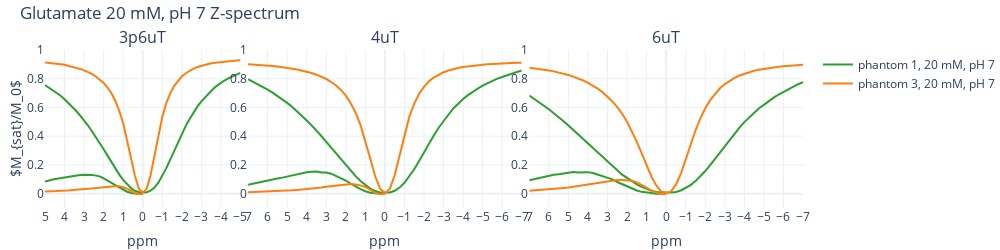
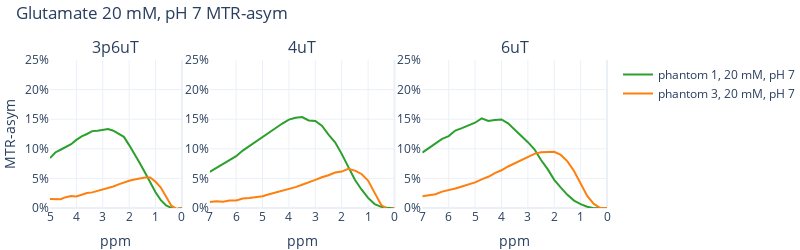

These figures' notebook cell, in order:
### Code cell
fig = make_subplots(rows=1, cols=3,
                    subplot_titles=B_names[phantom_i], vertical_spacing = 0.07, horizontal_spacing=0.01, column_widths=[w1, w2, w3])
fig_2 = make_subplots(rows=1, cols=3,
                      subplot_titles=B_names[phantom_i], vertical_spacing = 0.07, horizontal_spacing=0.05, column_widths=[w1, w2, w3])

for phantom_i in [0, 1, 2]:
    cest_prtcl_names = cest_prtcls_names[phantom_i]  # 3.6, 4, 6
    colors = ['#1f77b4', '#ff7f0e', '#2ca02c']
    conc_l = conc_ls[phantom_i]
    ph_l = ph_ls[phantom_i]
    tag = tags[phantom_i]
    abc_id = [tag.index('a'), tag.index('b'), tag.index('c')]

    mean_z_spectrum = mean_z_spectra[phantom_i]
    mean_z_spectrum_not_cor = mean_z_spectra_n_c[phantom_i]
    # Iterate over each channel
    for B_idx in range(len(cest_prtcl_names)):
        # Iterate over each image
        for tag_i, cur_tag in enumerate(['a', 'b', 'c']):
            if (phantom_i == 0) & (cur_tag == 'b'):
                plot_flag = 1
            elif (phantom_i == 2) & (cur_tag == 'b'):
                plot_flag = 1
                tag_c = 1
            else:
                plot_flag = 0
                tag_c = 2

            if plot_flag:
                vial_i = tag.index(cur_tag)
                z_vial_B = mean_z_spectrum[vial_i,B_idx,:]
                z_vial_B_not_cor = mean_z_spectrum_not_cor[vial_i,B_idx,:]
                if B_idx == 0:
                    ppm_lim = 5
                    z_vial_B = z_vial_B[:51]
                else:
                    ppm_lim = 7
                
                # MTR asym calculation
                cha_n = len(z_vial_B)
                mid_i = int(cha_n/2 - 1)
                last_i = int(cha_n-1)
                positives = z_vial_B[0:(mid_i+2)]  # positives to 0 (including)
                negatives = z_vial_B[last_i:mid_i:-1]  # negatives to 0 (including)
    
                MTR_asym = negatives-positives
                ppm_asym = np.linspace(ppm_lim, 0, num=(mid_i+2))     
    
                ppm = np.linspace(ppm_lim, -ppm_lim, num=cha_n)
    
                col_idx = B_idx + 1
                fig.add_trace(go.Scatter(x=ppm, y=z_vial_B, line=dict(color=colors[tag_c]), name=f'phantom {phantom_i+1}, {conc_l[vial_i]}, {ph_l[vial_i]}', legendgroup=f'{1}_{col_idx}_1'), row=1, col=col_idx)
                # fig.add_trace(go.Scatter(x=ppm, y=z_vial_B_not_cor, line=dict(color='gray'), name=f'{cur_tag} {conc_l[vial_i]}, {ph_l[vial_i]}', legendgroup=f'{1}_{col_idx}_1'), row=1, col=col_idx)  # later delete!
                fig.add_trace(go.Scatter(x=ppm_asym, y=MTR_asym, line=dict(color=colors[tag_c]), name=f'phantom {phantom_i+1}, {conc_l[vial_i]}, {ph_l[vial_i]}', legendgroup=f'{1}_{col_idx}_2'), row=1, col=col_idx)
                fig.update_xaxes(title_text='ppm', row=1, col=col_idx)
                
                fig_2.add_trace(go.Scatter(x=ppm_asym, y=MTR_asym, line=dict(color=colors[tag_c]), name=f'phantom {phantom_i+1}, {conc_l[vial_i]}, {ph_l[vial_i]}', legendgroup=f'{1}_{col_idx}_2'), row=1, col=col_idx)
                fig_2.update_xaxes(title_text='ppm', row=1, col=col_idx)
            
fig.update_yaxes(title_text='$M_{sat}/M_0$', row=1, col=1, title_standoff=2)
fig_2.update_yaxes(title_text='MTR-asym', row=1, col=1)

# Update layout
fig.update_layout(template='plotly_white',  # Set the theme to plotly white
                  title_text=f'Glutamate 20 mM, pH 7 Z-spectrum',
                  height=250, width=1000,
                  title=dict(x=0.02, y=0.97),
                  margin=dict(l=45, r=0, t=50, b=0)
                  )  # Adjust the title position

fig_2.update_layout(template='plotly_white',  # Set the theme to plotly white
              title_text=f'Glutamate 20 mM, pH 7 MTR-asym',
              height=250, width=800,
              title=dict(x=0.02, y=0.97),
              margin=dict(l=0, r=0, t=60, b=0)
                    )  # Adjust the title position

# Set axes for z-spectrum
fig.update_xaxes(autorange='reversed',tickmode='linear', tick0=0, dtick=1)
fig.update_yaxes(tickmode='linear', tick0=0, dtick=0.2, range=[-0.1, 1])

# # Set axes for MTR-asym
fig_2.update_xaxes(autorange='reversed', dtick=1)
# fig_2.update_xaxes(tickvals=list(range(5)), ticktext=list(map(str, range(4, -1, -1))))
fig_2.update_yaxes(tickmode='linear', tick0=0, dtick=0.05, range=[0, 0.25], tickformat='.0%')    

# Show only specific legend groups
for trace in fig.data:
    trace.showlegend = (trace.legendgroup == '1_1_1')
    
# Show only specific legend groups
for trace in fig_2.data:
    trace.showlegend = (trace.legendgroup == '1_1_2')

# Show the plot
print(f'Glutamate 20 mM, pH 7')
fig.show()
fig_2.show()

pio.write_image(fig, f'images/z_spec/zspec_20_cmpr.jpeg')
pio.write_image(fig_2, f'images/z_spec/mtr_20_cmpr.jpeg')

### Figure 1 — Plotly figure (JSON) as saved in the notebook; plotly's stock layout.template omitted (floating-point values rounded to 4 significant figures)
{"data": [{"legendgroup": "1_1_1", "line": {"color": "#2ca02c"}, "name": "phantom 1, 20 mM, pH 7", "showlegend": true, "type": "scatter", "x": [5.0, 4.8, 4.6, 4.4, 4.2, 4.0, 3.8, 3.6, 3.4, 3.2, 3.0, 2.8, 2.6, 2.4, 2.2, 2.0, 1.8, 1.6, 1.4, 1.2, 1.0, 0.8, 0.6, 0.4, 0.2, 0.0, -0.2, -0.4, -0.6, -0.8, -1.0, -1.2, -1.4, -1.6, -1.8, -2.0, -2.2, -2.4, -2.6, -2.8, -3.0, -3.2, -3.4, -3.6, -3.8, -4.0, -4.2, -4.4, -4.6, -4.8, -5.0], "xaxis": "x", "y": [0.7561, 0.7374, 0.7195, 0.7016, 0.6815, 0.6566, 0.631, 0.6035, 0.5753, 0.5431, 0.5112, 0.4743, 0.4345, 0.395, 0.3515, 0.3093, 0.2646, 0.2193, 0.1756, 0.1324, 0.09533, 0.0634, 0.03822, 0.02028, 0.01155, 0.008653, 0.009843, 0.02045, 0.04258, 0.07677, 0.1219, 0.1758, 0.2354, 0.2954, 0.3567, 0.4155, 0.4717, 0.5204, 0.5651, 0.6077, 0.6426, 0.6736, 0.7052, 0.7285, 0.752, 0.7717, 0.7894, 0.8045, 0.8179, 0.8312, 0.8404], "yaxis": "y"}, {"legendgroup": "1_1_2", "line": {"color": "#2ca02c"}, "name": "phantom 1, 20 mM, pH 7", "showlegend": false, "type": "scatter", "x": [5.0, 4.8, 4.6, 4.4, 4.2, 4.0, 3.8, 3.6, 3.4, 3.2, 3.0, 2.8, 2.6, 2.4, 2.2, 2.0, 1.8, 1.6, 1.4, 1.2, 1.0, 0.8, 0.6, 0.4, 0.2, 0.0], "xaxis": "x", "y": [0.08425, 0.09381, 0.09839, 0.1029, 0.1078, 0.1151, 0.121, 0.125, 0.1299, 0.1305, 0.1314, 0.1334, 0.1305, 0.1254, 0.1202, 0.1063, 0.09209, 0.07617, 0.05979, 0.04341, 0.02653, 0.01337, 0.004362, 0.0001779, -0.001708, 0.0], "yaxis": "y"}, {"legendgroup": "1_2_1", "line": {"color": "#2ca02c"}, "name": "phantom 1, 20 mM, pH 7", "showlegend": false, "type": "scatter", "x": [7.0, 6.75, 6.5, 6.25, 6.0, 5.75, 5.5, 5.25, 5.0, 4.75, 4.5, 4.25, 4.0, 3.75, 3.5, 3.25, 3.0, 2.75, 2.5, 2.25, 2.0, 1.75, 1.5, 1.25, 1.0, 0.75, 0.5, 0.25, 0.0, -0.25, -0.5, -0.75, -1.0, -1.25, -1.5, -1.75, -2.0, -2.25, -2.5, -2.75, -3.0, -3.25, -3.5, -3.75, -4.0, -4.25, -4.5, -4.75, -5.0, -5.25, -5.5, -5.75, -6.0, -6.25, -6.5, -6.75, -7.0], "xaxis": "x2", "y": [0.7963, 0.7795, 0.7616, 0.7446, 0.7247, 0.7036, 0.6816, 0.6581, 0.6318, 0.6047, 0.5747, 0.5428, 0.5096, 0.4751, 0.4394, 0.4013, 0.36, 0.3199, 0.2811, 0.2374, 0.1984, 0.1581, 0.1216, 0.08806, 0.05854, 0.03543, 0.01819, 0.008407, 0.007055, 0.008451, 0.02012, 0.04209, 0.07553, 0.1194, 0.1693, 0.2278, 0.2898, 0.3485, 0.405, 0.4589, 0.5069, 0.5492, 0.593, 0.6275, 0.6589, 0.6856, 0.7104, 0.7312, 0.7515, 0.7696, 0.7863, 0.8007, 0.8122, 0.8253, 0.8369, 0.847, 0.8574], "yaxis": "y2"}, {"legendgroup": "1_2_2", "line": {"color": "#2ca02c"}, "name": "phantom 1, 20 mM, pH 7", "showlegend": false, "type": "scatter", "x": [7.0, 6.75, 6.5, 6.25, 6.0, 5.75, 5.5, 5.25, 5.0, 4.75, 4.5, 4.25, 4.0, 3.75, 3.5, 3.25, 3.0, 2.75, 2.5, 2.25, 2.0, 1.75, 1.5, 1.25, 1.0, 0.75, 0.5, 0.25, 0.0], "xaxis": "x2", "y": [0.06107, 0.06752, 0.0753, 0.08072, 0.08755, 0.09704, 0.1047, 0.1114, 0.1197, 0.1265, 0.1357, 0.1427, 0.1492, 0.1524, 0.1536, 0.148, 0.1469, 0.139, 0.124, 0.1111, 0.09141, 0.0697, 0.04772, 0.03131, 0.017, 0.006664, 0.001925, 4.385e-05, 0.0], "yaxis": "y2"}, {"legendgroup": "1_3_1", "line": {"color": "#2ca02c"}, "name": "phantom 1, 20 mM, pH 7", "showlegend": false, "type": "scatter", "x": [7.0, 6.75, 6.5, 6.25, 6.0, 5.75, 5.5, 5.25, 5.0, 4.75, 4.5, 4.25, 4.0, 3.75, 3.5, 3.25, 3.0, 2.75, 2.5, 2.25, 2.0, 1.75, 1.5, 1.25, 1.0, 0.75, 0.5, 0.25, 0.0, -0.25, -0.5, -0.75, -1.0, -1.25, -1.5, -1.75, -2.0, -2.25, -2.5, -2.75, -3.0, -3.25, -3.5, -3.75, -4.0, -4.25, -4.5, -4.75, -5.0, -5.25, -5.5, -5.75, -6.0, -6.25, -6.5, -6.75, -7.0], "xaxis": "x3", "y": [0.6828, 0.66, 0.6377, 0.6131, 0.5873, 0.5593, 0.5333, 0.5045, 0.4738, 0.4428, 0.4134, 0.3811, 0.3486, 0.3159, 0.2841, 0.2536, 0.2218, 0.1901, 0.1613, 0.1322, 0.1098, 0.08539, 0.06489, 0.04677, 0.03167, 0.01974, 0.01223, 0.007907, 0.007372, 0.007839, 0.01173, 0.02198, 0.03816, 0.05924, 0.0871, 0.1198, 0.1574, 0.1979, 0.2423, 0.2892, 0.3329, 0.3757, 0.4167, 0.4589, 0.4983, 0.5299, 0.5603, 0.5941, 0.6179, 0.6445, 0.6682, 0.6901, 0.7087, 0.7299, 0.7463, 0.7617, 0.7764], "yaxis": "y3"}, {"legendgroup": "1_3_2", "line": {"color": "#2ca02c"}, "name": "phantom 1, 20 mM, pH 7", "showlegend": false, "type": "scatter", "x": [7.0, 6.75, 6.5, 6.25, 6.0, 5.75, 5.5, 5.25, 5.0, 4.75, 4.5, 4.25, 4.0, 3.75, 3.5, 3.25, 3.0, 2.75, 2.5, 2.25, 2.0, 1.75, 1.5, 1.25, 1.0, 0.75, 0.5, 0.25, 0.0], "xaxis": "x3", "y": [0.09355, 0.1017, 0.1086, 0.1168, 0.1215, 0.1308, 0.1349, 0.1401, 0.1441, 0.1513, 0.1469, 0.1487, 0.1497, 0.143, 0.1326, 0.1221, 0.1112, 0.09908, 0.081, 0.06567, 0.04756, 0.03441, 0.02221, 0.01247, 0.006495, 0.002246, -0.0005007, -6.801e-05, 0.0], "yaxis": "y3"}, {"legendgroup": "1_1_1", "line": {"color": "#ff7f0e"}, "name": "phantom 3, 20 mM, pH 7", "showlegend": true, "type": "scatter", "x": [5.0, 4.8, 4.6, 4.4, 4.2, 4.0, 3.8, 3.6, 3.4, 3.2, 3.0, 2.8, 2.6, 2.4, 2.2, 2.0, 1.8, 1.6, 1.4, 1.2, 1.0, 0.8, 0.6, 0.4, 0.2, 0.0, -0.2, -0.4, -0.6, -0.8, -1.0, -1.2, -1.4, -1.6, -1.8, -2.0, -2.2, -2.4, -2.6, -2.8, -3.0, -3.2, -3.4, -3.6, -3.8, -4.0, -4.2, -4.4, -4.6, -4.8, -5.0], "xaxis": "x", "y": [0.913, 0.9112, 0.9092, 0.9048, 0.9009, 0.8966, 0.8907, 0.8844, 0.8778, 0.8682, 0.8578, 0.8474, 0.8336, 0.8155, 0.7949, 0.7701, 0.7382, 0.6985, 0.645, 0.5763, 0.4896, 0.3788, 0.2481, 0.124, 0.03402, 0.006424, 0.03229, 0.1278, 0.2673, 0.4133, 0.5338, 0.628, 0.6966, 0.7484, 0.7864, 0.8162, 0.8384, 0.8554, 0.87, 0.8812, 0.8902, 0.8969, 0.9042, 0.9097, 0.913, 0.916, 0.921, 0.9231, 0.9239, 0.9263, 0.9281], "yaxis": "y"}, {"legendgroup": "1_1_2", "line": {"color": "#ff7f0e"}, "name": "phantom 3, 20 mM, pH 7", "showlegend": false, "type": "scatter", "x": [5.0, 4.8, 4.6, 4.4, 4.2, 4.0, 3.8, 3.6, 3.4, 3.2, 3.0, 2.8, 2.6, 2.4, 2.2, 2.0, 1.8, 1.6, 1.4, 1.2, 1.0, 0.8, 0.6, 0.4, 0.2, 0.0], "xaxis": "x", "y": [0.01512, 0.01511, 0.0147, 0.01831, 0.0201, 0.01937, 0.0223, 0.0253, 0.02636, 0.02874, 0.03234, 0.03373, 0.03639, 0.03988, 0.04344, 0.04612, 0.04824, 0.04989, 0.05157, 0.05166, 0.04427, 0.0345, 0.01916, 0.003847, -0.001723, 0.0], "yaxis": "y"}, {"legendgroup": "1_2_1", "line": {"color": "#ff7f0e"}, "name": "phantom 3, 20 mM, pH 7", "showlegend": false, "type": "scatter", "x": [7.0, 6.75, 6.5, 6.25, 6.0, 5.75, 5.5, 5.25, 5.0, 4.75, 4.5, 4.25, 4.0, 3.75, 3.5, 3.25, 3.0, 2.75, 2.5, 2.25, 2.0, 1.75, 1.5, 1.25, 1.0, 0.75, 0.5, 0.25, 0.0, -0.25, -0.5, -0.75, -1.0, -1.25, -1.5, -1.75, -2.0, -2.25, -2.5, -2.75, -3.0, -3.25, -3.5, -3.75, -4.0, -4.25, -4.5, -4.75, -5.0, -5.25, -5.5, -5.75, -6.0, -6.25, -6.5, -6.75, -7.0], "xaxis": "x2", "y": [0.901, 0.8993, 0.8982, 0.8955, 0.8924, 0.8881, 0.8857, 0.8818, 0.8768, 0.8699, 0.8644, 0.8572, 0.8486, 0.8397, 0.8281, 0.8146, 0.798, 0.7769, 0.7532, 0.7217, 0.6822, 0.6292, 0.5637, 0.4783, 0.3696, 0.2443, 0.1226, 0.03514, 0.003122, 0.03263, 0.1277, 0.2699, 0.4159, 0.5358, 0.6269, 0.6955, 0.7437, 0.7818, 0.8085, 0.8289, 0.8455, 0.8575, 0.8675, 0.8749, 0.8808, 0.8859, 0.8904, 0.8932, 0.8966, 0.9, 0.9025, 0.9043, 0.9052, 0.9083, 0.9087, 0.9106, 0.9109], "yaxis": "y2"}, {"legendgroup": "1_2_2", "line": {"color": "#ff7f0e"}, "name": "phantom 3, 20 mM, pH 7", "showlegend": false, "type": "scatter", "x": [7.0, 6.75, 6.5, 6.25, 6.0, 5.75, 5.5, 5.25, 5.0, 4.75, 4.5, 4.25, 4.0, 3.75, 3.5, 3.25, 3.0, 2.75, 2.5, 2.25, 2.0, 1.75, 1.5, 1.25, 1.0, 0.75, 0.5, 0.25, 0.0], "xaxis": "x2", "y": [0.009952, 0.01128, 0.01048, 0.0128, 0.01282, 0.01613, 0.01686, 0.01821, 0.0199, 0.02332, 0.02598, 0.02867, 0.03229, 0.03522, 0.03935, 0.04292, 0.04753, 0.05203, 0.05531, 0.06002, 0.06153, 0.06628, 0.06318, 0.0575, 0.04634, 0.02559, 0.00503, -0.002515, 0.0], "yaxis": "y2"}, {"legendgroup": "1_3_1", "line": {"color": "#ff7f0e"}, "name": "phantom 3, 20 mM, pH 7", "showlegend": false, "type": "scatter", "x": [7.0, 6.75, 6.5, 6.25, 6.0, 5.75, 5.5, 5.25, 5.0, 4.75, 4.5, 4.25, 4.0, 3.75, 3.5, 3.25, 3.0, 2.75, 2.5, 2.25, 2.0, 1.75, 1.5, 1.25, 1.0, 0.75, 0.5, 0.25, 0.0, -0.25, -0.5, -0.75, -1.0, -1.25, -1.5, -1.75, -2.0, -2.25, -2.5, -2.75, -3.0, -3.25, -3.5, -3.75, -4.0, -4.25, -4.5, -4.75, -5.0, -5.25, -5.5, -5.75, -6.0, -6.25, -6.5, -6.75, -7.0], "xaxis": "x3", "y": [0.8768, 0.8732, 0.8686, 0.8627, 0.8577, 0.8511, 0.8436, 0.8355, 0.8263, 0.8148, 0.8029, 0.7879, 0.7714, 0.7522, 0.7309, 0.7061, 0.6762, 0.6419, 0.6022, 0.556, 0.4998, 0.4342, 0.3608, 0.2805, 0.1965, 0.1177, 0.05543, 0.01609, 0.002944, 0.01612, 0.06232, 0.1382, 0.2376, 0.343, 0.4396, 0.5239, 0.5947, 0.6511, 0.6963, 0.7334, 0.7627, 0.7872, 0.8062, 0.8223, 0.8352, 0.847, 0.8557, 0.8632, 0.8697, 0.8756, 0.88, 0.8841, 0.8874, 0.8904, 0.8918, 0.8954, 0.8966], "yaxis": "y3"}, {"legendgroup": "1_3_2", "line": {"color": "#ff7f0e"}, "name": "phantom 3, 20 mM, pH 7", "showlegend": false, "type": "scatter", "x": [7.0, 6.75, 6.5, 6.25, 6.0, 5.75, 5.5, 5.25, 5.0, 4.75, 4.5, 4.25, 4.0, 3.75, 3.5, 3.25, 3.0, 2.75, 2.5, 2.25, 2.0, 1.75, 1.5, 1.25, 1.0, 0.75, 0.5, 0.25, 0.0], "xaxis": "x3", "y": [0.01976, 0.02216, 0.02328, 0.02764, 0.0297, 0.03299, 0.03634, 0.0401, 0.04331, 0.04846, 0.05279, 0.05906, 0.06376, 0.07011, 0.07531, 0.08111, 0.0865, 0.09148, 0.09409, 0.09509, 0.09491, 0.08963, 0.07882, 0.06244, 0.04115, 0.02045, 0.00689, 3.241e-05, 0.0], "yaxis": "y3"}], "layout": {"annotations": [{"font": {"size": 16}, "showarrow": false, "text": "3p6uT", "x": 0.1289, "xanchor": "center", "xref": "paper", "y": 1.0, "yanchor": "bottom", "yref": "paper"}, {"font": {"size": 16}, "showarrow": false, "text": "4uT", "x": 0.4484, "xanchor": "center", "xref": "paper", "y": 1.0, "yanchor": "bottom", "yref": "paper"}, {"font": {"size": 16}, "showarrow": false, "text": "6uT", "x": 0.8195, "xanchor": "center", "xref": "paper", "y": 1.0, "yanchor": "bottom", "yref": "paper"}], "height": 250, "margin": {"b": 0, "l": 45, "r": 0, "t": 50}, "title": {"text": "Glutamate 20 mM, pH 7 Z-spectrum", "x": 0.02, "y": 0.97}, "width": 1000, "xaxis": {"anchor": "y", "autorange": "reversed", "domain": [0.0, 0.2579], "dtick": 1, "tick0": 0, "tickmode": "linear", "title": {"text": "ppm"}}, "xaxis2": {"anchor": "y2", "autorange": "reversed", "domain": [0.2679, 0.6289], "dtick": 1, "tick0": 0, "tickmode": "linear", "title": {"text": "ppm"}}, "xaxis3": {"anchor": "y3", "autorange": "reversed", "domain": [0.6389, 1.0], "dtick": 1, "tick0": 0, "tickmode": "linear", "title": {"text": "ppm"}}, "yaxis": {"anchor": "x", "domain": [0.0, 1.0], "dtick": 0.2, "range": [-0.1, 1], "tick0": 0, "tickmode": "linear", "title": {"standoff": 2, "text": "$M_{sat}/M_0$"}}, "yaxis2": {"anchor": "x2", "domain": [0.0, 1.0], "dtick": 0.2, "range": [-0.1, 1], "tick0": 0, "tickmode": "linear"}, "yaxis3": {"anchor": "x3", "domain": [0.0, 1.0], "dtick": 0.2, "range": [-0.1, 1], "tick0": 0, "tickmode": "linear"}}}

### Figure 2 — Plotly figure (JSON) as saved in the notebook; plotly's stock layout.template omitted (floating-point values rounded to 4 significant figures)
{"data": [{"legendgroup": "1_1_2", "line": {"color": "#2ca02c"}, "name": "phantom 1, 20 mM, pH 7", "showlegend": true, "type": "scatter", "x": [5.0, 4.8, 4.6, 4.4, 4.2, 4.0, 3.8, 3.6, 3.4, 3.2, 3.0, 2.8, 2.6, 2.4, 2.2, 2.0, 1.8, 1.6, 1.4, 1.2, 1.0, 0.8, 0.6, 0.4, 0.2, 0.0], "xaxis": "x", "y": [0.08425, 0.09381, 0.09839, 0.1029, 0.1078, 0.1151, 0.121, 0.125, 0.1299, 0.1305, 0.1314, 0.1334, 0.1305, 0.1254, 0.1202, 0.1063, 0.09209, 0.07617, 0.05979, 0.04341, 0.02653, 0.01337, 0.004362, 0.0001779, -0.001708, 0.0], "yaxis": "y"}, {"legendgroup": "1_2_2", "line": {"color": "#2ca02c"}, "name": "phantom 1, 20 mM, pH 7", "showlegend": false, "type": "scatter", "x": [7.0, 6.75, 6.5, 6.25, 6.0, 5.75, 5.5, 5.25, 5.0, 4.75, 4.5, 4.25, 4.0, 3.75, 3.5, 3.25, 3.0, 2.75, 2.5, 2.25, 2.0, 1.75, 1.5, 1.25, 1.0, 0.75, 0.5, 0.25, 0.0], "xaxis": "x2", "y": [0.06107, 0.06752, 0.0753, 0.08072, 0.08755, 0.09704, 0.1047, 0.1114, 0.1197, 0.1265, 0.1357, 0.1427, 0.1492, 0.1524, 0.1536, 0.148, 0.1469, 0.139, 0.124, 0.1111, 0.09141, 0.0697, 0.04772, 0.03131, 0.017, 0.006664, 0.001925, 4.385e-05, 0.0], "yaxis": "y2"}, {"legendgroup": "1_3_2", "line": {"color": "#2ca02c"}, "name": "phantom 1, 20 mM, pH 7", "showlegend": false, "type": "scatter", "x": [7.0, 6.75, 6.5, 6.25, 6.0, 5.75, 5.5, 5.25, 5.0, 4.75, 4.5, 4.25, 4.0, 3.75, 3.5, 3.25, 3.0, 2.75, 2.5, 2.25, 2.0, 1.75, 1.5, 1.25, 1.0, 0.75, 0.5, 0.25, 0.0], "xaxis": "x3", "y": [0.09355, 0.1017, 0.1086, 0.1168, 0.1215, 0.1308, 0.1349, 0.1401, 0.1441, 0.1513, 0.1469, 0.1487, 0.1497, 0.143, 0.1326, 0.1221, 0.1112, 0.09908, 0.081, 0.06567, 0.04756, 0.03441, 0.02221, 0.01247, 0.006495, 0.002246, -0.0005007, -6.801e-05, 0.0], "yaxis": "y3"}, {"legendgroup": "1_1_2", "line": {"color": "#ff7f0e"}, "name": "phantom 3, 20 mM, pH 7", "showlegend": true, "type": "scatter", "x": [5.0, 4.8, 4.6, 4.4, 4.2, 4.0, 3.8, 3.6, 3.4, 3.2, 3.0, 2.8, 2.6, 2.4, 2.2, 2.0, 1.8, 1.6, 1.4, 1.2, 1.0, 0.8, 0.6, 0.4, 0.2, 0.0], "xaxis": "x", "y": [0.01512, 0.01511, 0.0147, 0.01831, 0.0201, 0.01937, 0.0223, 0.0253, 0.02636, 0.02874, 0.03234, 0.03373, 0.03639, 0.03988, 0.04344, 0.04612, 0.04824, 0.04989, 0.05157, 0.05166, 0.04427, 0.0345, 0.01916, 0.003847, -0.001723, 0.0], "yaxis": "y"}, {"legendgroup": "1_2_2", "line": {"color": "#ff7f0e"}, "name": "phantom 3, 20 mM, pH 7", "showlegend": false, "type": "scatter", "x": [7.0, 6.75, 6.5, 6.25, 6.0, 5.75, 5.5, 5.25, 5.0, 4.75, 4.5, 4.25, 4.0, 3.75, 3.5, 3.25, 3.0, 2.75, 2.5, 2.25, 2.0, 1.75, 1.5, 1.25, 1.0, 0.75, 0.5, 0.25, 0.0], "xaxis": "x2", "y": [0.009952, 0.01128, 0.01048, 0.0128, 0.01282, 0.01613, 0.01686, 0.01821, 0.0199, 0.02332, 0.02598, 0.02867, 0.03229, 0.03522, 0.03935, 0.04292, 0.04753, 0.05203, 0.05531, 0.06002, 0.06153, 0.06628, 0.06318, 0.0575, 0.04634, 0.02559, 0.00503, -0.002515, 0.0], "yaxis": "y2"}, {"legendgroup": "1_3_2", "line": {"color": "#ff7f0e"}, "name": "phantom 3, 20 mM, pH 7", "showlegend": false, "type": "scatter", "x": [7.0, 6.75, 6.5, 6.25, 6.0, 5.75, 5.5, 5.25, 5.0, 4.75, 4.5, 4.25, 4.0, 3.75, 3.5, 3.25, 3.0, 2.75, 2.5, 2.25, 2.0, 1.75, 1.5, 1.25, 1.0, 0.75, 0.5, 0.25, 0.0], "xaxis": "x3", "y": [0.01976, 0.02216, 0.02328, 0.02764, 0.0297, 0.03299, 0.03634, 0.0401, 0.04331, 0.04846, 0.05279, 0.05906, 0.06376, 0.07011, 0.07531, 0.08111, 0.0865, 0.09148, 0.09409, 0.09509, 0.09491, 0.08963, 0.07882, 0.06244, 0.04115, 0.02045, 0.00689, 3.241e-05, 0.0], "yaxis": "y3"}], "layout": {"annotations": [{"font": {"size": 16}, "showarrow": false, "text": "3p6uT", "x": 0.1184, "xanchor": "center", "xref": "paper", "y": 1.0, "yanchor": "bottom", "yref": "paper"}, {"font": {"size": 16}, "showarrow": false, "text": "4uT", "x": 0.4526, "xanchor": "center", "xref": "paper", "y": 1.0, "yanchor": "bottom", "yref": "paper"}, {"font": {"size": 16}, "showarrow": false, "text": "6uT", "x": 0.8342, "xanchor": "center", "xref": "paper", "y": 1.0, "yanchor": "bottom", "yref": "paper"}], "height": 250, "margin": {"b": 0, "l": 0, "r": 0, "t": 60}, "title": {"text": "Glutamate 20 mM, pH 7 MTR-asym", "x": 0.02, "y": 0.97}, "width": 800, "xaxis": {"anchor": "y", "autorange": "reversed", "domain": [0.0, 0.2368], "dtick": 1, "title": {"text": "ppm"}}, "xaxis2": {"anchor": "y2", "autorange": "reversed", "domain": [0.2868, 0.6184], "dtick": 1, "title": {"text": "ppm"}}, "xaxis3": {"anchor": "y3", "autorange": "reversed", "domain": [0.6684, 1.0], "dtick": 1, "title": {"text": "ppm"}}, "yaxis": {"anchor": "x", "domain": [0.0, 1.0], "dtick": 0.05, "range": [0, 0.25], "tick0": 0, "tickformat": ".0%", "tickmode": "linear", "title": {"text": "MTR-asym"}}, "yaxis2": {"anchor": "x2", "domain": [0.0, 1.0], "dtick": 0.05, "range": [0, 0.25], "tick0": 0, "tickformat": ".0%", "tickmode": "linear"}, "yaxis3": {"anchor": "x3", "domain": [0.0, 1.0], "dtick": 0.05, "range": [0, 0.25], "tick0": 0, "tickformat": ".0%", "tickmode": "linear"}}}
